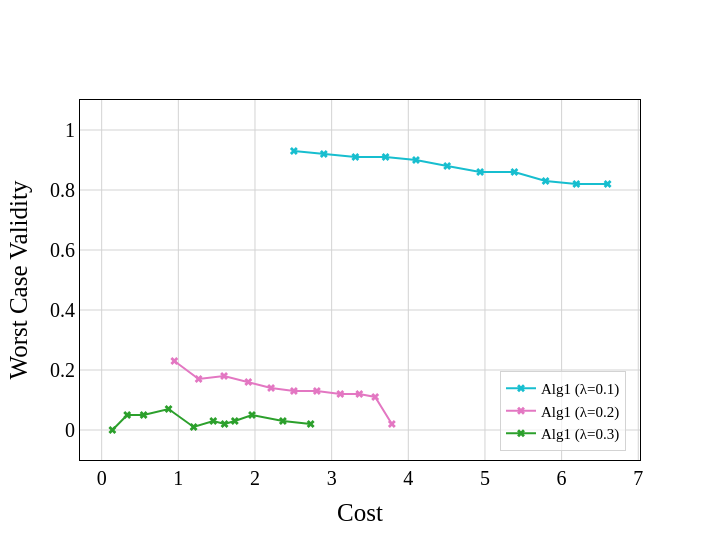

The notebook cell this image was saved under:
### Code cell
# colors = ['#1f77b4', '#17becf', '#9467bd', '#e377c2', '#2ca02c'] # Synthesis
colors = ['#17becf', '#e377c2', '#2ca02c'] # German
# colors = ['#17becf', '#9467bd', '#e377c2', '#2ca02c'] # SBA

nc = len(colors)
font_family = 'Times New Roman'
font_color = 'black'
width, height = 720, 540

symbols = ['x' for _ in range(len(lambdas))] + ['circle']
size = [7 for _ in range(len(lambdas))] + [5]
# symbols = ['x' for _ in range(len(params['algs']))] + ['circle']
# size = [7 for _ in range(len(params['algs']))] + [5]

show_errors = False

fig = go.Figure()
for i, alg in enumerate(df_results['Algorithm'].unique()):
    df_alg = df_results[(df_results['Algorithm'] == alg)].sort_values(['Cost'], ascending=True).copy().reset_index(drop=True)
    # x,y, mask = find_pareto(df_alg['Cost'], df_alg['Worst Case Validity'], return_index=True)
    # df_alg = pd.DataFrame({'Algorithm': [method_map[alg] for _ in range(len(x))], 'Cost': x, 'Worst Case Validity': y, 'alpha': df_alg['alpha'][mask]})

    fig.add_trace(go.Scatter(
        x = df_alg['Cost'],
        y = df_alg['Worst Case Validity'],
        marker = dict(color=colors[i], symbol=symbols[i], size=size[i]),
        mode = 'lines+markers' if alg != 'wachter' else 'markers',
        name = method_map[alg],
        showlegend=True,
        customdata=df_alg['alpha'],
        hovertemplate='Cost: %{x}<br>Validity: %{y}<br>alpha: %{customdata}'
    ))

fig.update_xaxes(
    title=dict(
        text='Cost',
        font=dict(
            family=font_family,
            color=font_color,
            size=25
        )
        ), 
    showline=True, 
    mirror=True,
    linecolor='black', 
    gridcolor='lightgrey', 
    zerolinewidth=1,
    zerolinecolor='lightgrey',
    )


fig.update_yaxes(
    title=dict(
        text='Worst Case Validity',
        font=dict(
            family=font_family,
            color=font_color,
            size=25
        ), 
        ), 
    showline=True, 
    mirror=True,
    linecolor='black', 
    gridcolor='lightgrey',
    zerolinewidth=1,
    zerolinecolor='lightgrey',
    )


fig.update_layout(
    legend=dict(
        x=0.975, 
        y=0.025, 
        orientation='v',
        xanchor='right',
        font=dict(
            family=font_family,
            color=font_color,
            size=15
            ), 
        bgcolor='rgba(255, 255, 255, 0.7)',
        bordercolor='lightgrey',
        borderwidth=1,
        entrywidth=100.5,
        ),
    width=width,
    height=height,
    plot_bgcolor='white',
    paper_bgcolor='white',
    xaxis=dict(
        tickfont=dict(
            family=font_family,
            color=font_color,
            size=20,
        ),
    ),
    yaxis=dict(
        tickfont=dict(
            family=font_family,
            color=font_color,
            size=20
        ),
        range=[-0.1,1.1],
    )
)

print(f'{data_map[params["data"]]}  |  {params["base_model"].upper()}')
fig.show()

### Figure 1 — Plotly figure (JSON) as saved in the notebook; plotly's stock layout.template omitted (floating-point values rounded to 4 significant figures)
{"data": [{"customdata": [0, 0.02, 0.04, 0.06, 0.08, 0.1, 0.12, 0.14, 0.16, 0.18, 0.2], "hovertemplate": "Cost: %{x}<br>Validity: %{y}<br>alpha: %{customdata}", "marker": {"color": "#17becf", "size": 7, "symbol": "x"}, "mode": "lines+markers", "name": "Alg1 (λ=0.1)", "showlegend": true, "type": "scatter", "x": [2.507, 2.898, 3.309, 3.703, 4.1, 4.507, 4.937, 5.384, 5.791, 6.192, 6.6], "y": [0.93, 0.92, 0.91, 0.91, 0.9, 0.88, 0.86, 0.86, 0.83, 0.82, 0.82]}, {"customdata": [0, 0.02, 0.04, 0.06, 0.08, 0.1, 0.12, 0.14, 0.16, 0.18, 0.2], "hovertemplate": "Cost: %{x}<br>Validity: %{y}<br>alpha: %{customdata}", "marker": {"color": "#e377c2", "size": 7, "symbol": "x"}, "mode": "lines+markers", "name": "Alg1 (λ=0.2)", "showlegend": true, "type": "scatter", "x": [0.9479, 1.264, 1.596, 1.913, 2.21, 2.508, 2.807, 3.113, 3.361, 3.568, 3.786], "y": [0.23, 0.17, 0.18, 0.16, 0.14, 0.13, 0.13, 0.12, 0.12, 0.11, 0.02]}, {"customdata": [0, 0.02, 0.04, 0.06, 0.08, 0.1, 0.12, 0.14, 0.16, 0.18, 0.2], "hovertemplate": "Cost: %{x}<br>Validity: %{y}<br>alpha: %{customdata}", "marker": {"color": "#2ca02c", "size": 7, "symbol": "x"}, "mode": "lines+markers", "name": "Alg1 (λ=0.3)", "showlegend": true, "type": "scatter", "x": [0.1395, 0.3328, 0.547, 0.8724, 1.199, 1.456, 1.603, 1.737, 1.961, 2.364, 2.726], "y": [0, 0.05, 0.05, 0.07, 0.01, 0.03, 0.02, 0.03, 0.05, 0.03, 0.02]}], "layout": {"height": 540, "legend": {"bgcolor": "rgba(255, 255, 255, 0.7)", "bordercolor": "lightgrey", "borderwidth": 1, "entrywidth": 100.5, "font": {"color": "black", "family": "Times New Roman", "size": 15}, "orientation": "v", "x": 0.975, "xanchor": "right", "y": 0.025}, "paper_bgcolor": "white", "plot_bgcolor": "white", "width": 720, "xaxis": {"gridcolor": "lightgrey", "linecolor": "black", "mirror": true, "showline": true, "tickfont": {"color": "black", "family": "Times New Roman", "size": 20}, "title": {"font": {"color": "black", "family": "Times New Roman", "size": 25}, "text": "Cost"}, "zerolinecolor": "lightgrey", "zerolinewidth": 1}, "yaxis": {"gridcolor": "lightgrey", "linecolor": "black", "mirror": true, "range": [-0.1, 1.1], "showline": true, "tickfont": {"color": "black", "family": "Times New Roman", "size": 20}, "title": {"font": {"color": "black", "family": "Times New Roman", "size": 25}, "text": "Worst Case Validity"}, "zerolinecolor": "lightgrey", "zerolinewidth": 1}}}
